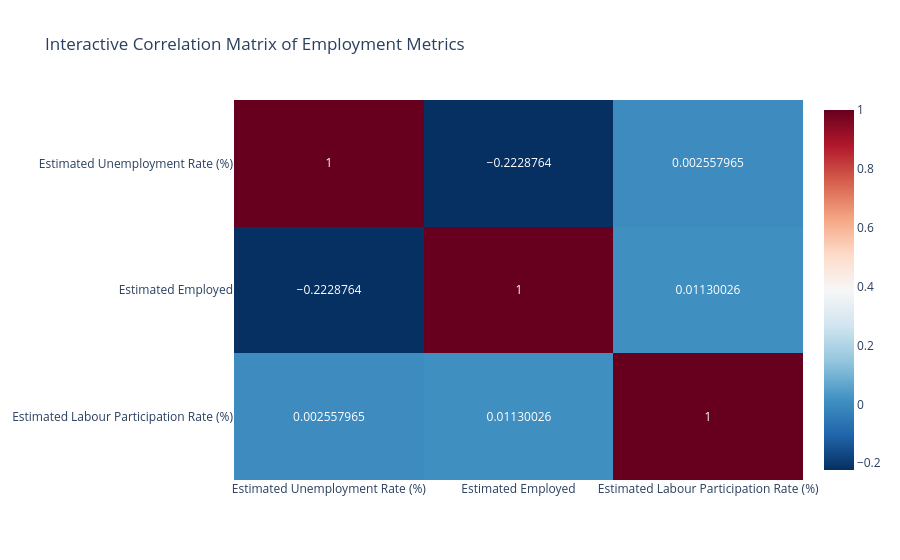

This figure's notebook cell:
### Markdown cell above
## Step 6: Interactive Correlation Matrix (Understanding Metric Relationships)
To understand how our numerical variables interact with each other (for example, does a high labour participation rate mean higher employment?), we will calculate the mathematical correlation and visualize it using an interactive heatmap.

### Code cell
# 1. Select only the numerical columns for correlation
numerical_cols = df_india[['Estimated Unemployment Rate (%)', 'Estimated Employed', 'Estimated Labour Participation Rate (%)']]

# 2. Calculate the Pearson correlation matrix
corr_matrix = numerical_cols.corr()

# 3. Plot the interactive heatmap using Plotly's imshow
fig = px.imshow(
    corr_matrix,
    text_auto=True,                  # Automatically display the correlation numbers
    aspect="auto",                   # Adjusts the cell sizes to fit the screen
    color_continuous_scale='RdBu_r', # Red-Blue color scale (standard for correlations)
    title='Interactive Correlation Matrix of Employment Metrics'
)

# 4. Display the chart
fig.show()

### Figure 1 — Plotly figure (JSON) as saved in the notebook; plotly's stock layout.template omitted (floating-point values rounded to 4 significant figures)
{"data": [{"coloraxis": "coloraxis", "hovertemplate": "x: %{x}<br>y: %{y}<br>color: %{z}<extra></extra>", "name": "0", "texttemplate": "%{z}", "type": "heatmap", "x": ["Estimated Unemployment Rate (%)", "Estimated Employed", "Estimated Labour Participation Rate (%)"], "xaxis": "x", "y": ["Estimated Unemployment Rate (%)", "Estimated Employed", "Estimated Labour Participation Rate (%)"], "yaxis": "y", "z": [[1.0, -0.2229, 0.002558], [-0.2229, 1.0, 0.0113], [0.002558, 0.0113, 1.0]]}], "layout": {"coloraxis": {"autocolorscale": false, "colorscale": [[0, "rgb(5,48,97)"], [0.1, "rgb(33,102,172)"], [0.2, "rgb(67,147,195)"], [0.3, "rgb(146,197,222)"], [0.4, "rgb(209,229,240)"], [0.5, "rgb(247,247,247)"], [0.6, "rgb(253,219,199)"], [0.7, "rgb(244,165,130)"], [0.8, "rgb(214,96,77)"], [0.9, "rgb(178,24,43)"], [1, "rgb(103,0,31)"]]}, "title": {"text": "Interactive Correlation Matrix of Employment Metrics"}, "xaxis": {"anchor": "y", "domain": [0, 1]}, "yaxis": {"anchor": "x", "autorange": "reversed", "domain": [0, 1]}}}
